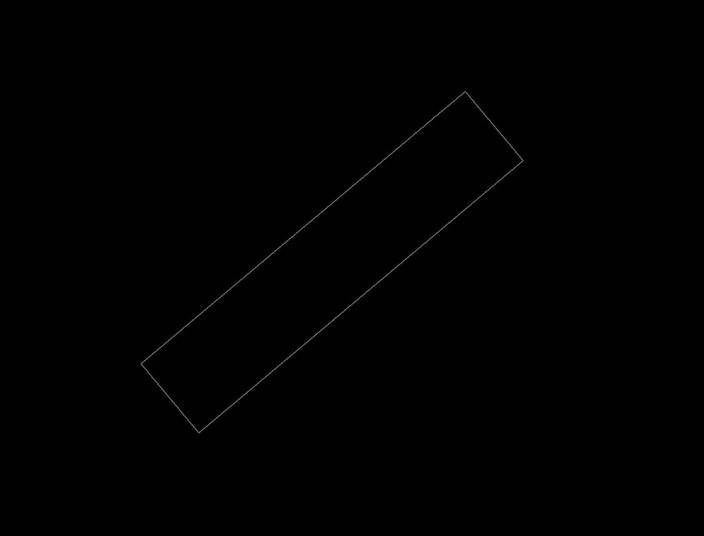
#> input picture 59125221-rotate-image-180-horizontal/1.png, 704 x 536 px
$ python rotate_image_180_horizontal.py
#> lines starting #> are read from the running program, lines starting #| are printed output that depends on the picture; after the words box and inside, x2 and y2 are one past the last pixel; in counts of white or black regions, pixels touching at a corner belong together; long printed decimals are rounded
import cv2
import numpy as np

# Load image, grayscale, and Otsu's threshold
image = cv2.imread('1.png')
#> image is the input picture: shape (536, 704, 3); mean B, G, R 0.4, 0.4, 0.4
gray = cv2.cvtColor(image, cv2.COLOR_BGR2GRAY)
thresh = cv2.threshold(gray, 0, 255, cv2.THRESH_BINARY + cv2.THRESH_OTSU)[1]
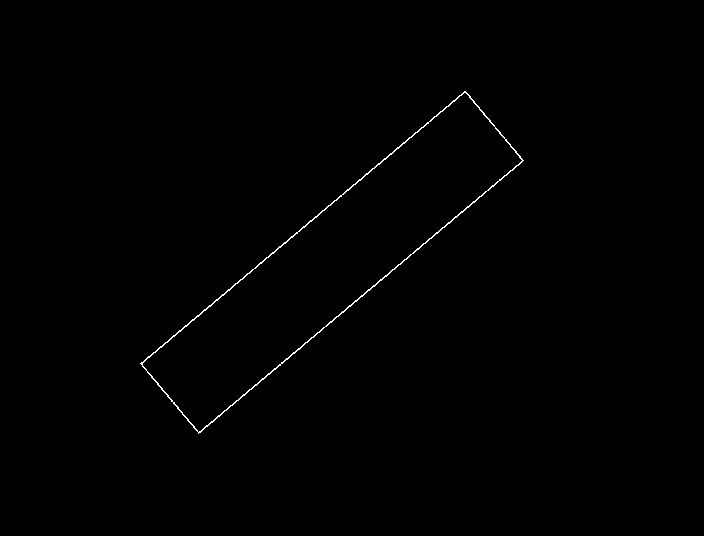
#> thresh: shape (536, 704); 0.4% white in thin lines or dots, all inside (x1, y1, x2, y2) = (140, 91, 524, 434)

# Compute rotated bounding box
coords = np.column_stack(np.where(thresh > 0))
#> coords = 1515 pairs, first value 91 to 433, second value 140 to 523
angle = cv2.minAreaRect(coords)[-1]
#> angle = -50

# Determine rotation angle
if angle < -45:
    angle = -(90 + angle)
#> angle = -40
else:
    angle = -angle
print(angle)
#| -39.999

# Rotate image to deskew
(h, w) = image.shape[:2]
#> h = 536; w = 704
center = (w // 2, h // 2)
#> center = (352, 268)
M = cv2.getRotationMatrix2D(center, angle, 1.0)
#> M = [[0.766, -0.643, 254.6], [0.643, 0.766, -163.6]]
rotated = cv2.warpAffine(image, M, (w, h), flags=cv2.INTER_CUBIC, borderMode=cv2.BORDER_REPLICATE)

# Vertical image so rotate to horizontal
h, w, _ = rotated.shape
if h > w:
    rotated = cv2.rotate(rotated, cv2.ROTATE_90_CLOCKWISE)

cv2.imshow('rotated', rotated)
cv2.imwrite('rotated.png', rotated)
cv2.waitKey()
